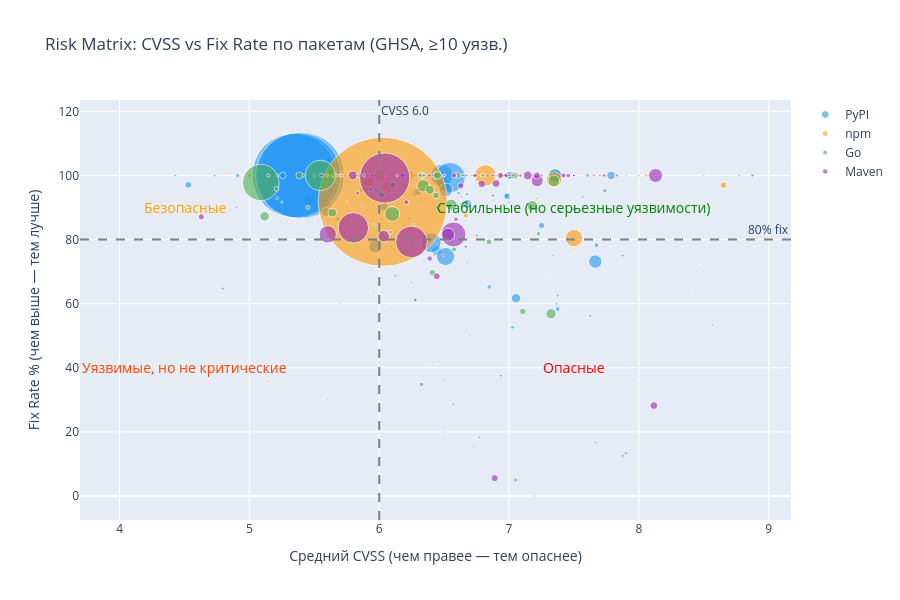

Write notebook code for a chart like this one.
### Markdown cell above
## Risk Matrix

### Code cell
from OSVDataClient import OSVDataClient
import pandas as pd
import plotly.graph_objects as go

db = OSVDataClient()
df = db.get_detailed_report()

# Фильтруем: GHSA + 4 экосистемы
df = df[
    (df['vulnerability_id'].str.startswith('GHSA')) &
    (df['package_ecosystem'].isin(['PyPI', 'npm', 'Go', 'Maven']))
].copy()

# Severity
df['severity'] = df['vulnerability_severity_text'].replace({'MODERATE': 'MEDIUM'})
df = df[df['severity'].isin(['CRITICAL', 'HIGH', 'MEDIUM', 'LOW'])]

# Правильное определение has_fix
def check_fix(ranges):
    if not isinstance(ranges, list):
        return False
    for rng in ranges:
        for evt in rng.get('events', []):
            if 'fixed' in evt:
                return True
    return False

df['has_fix'] = df['affected_ranges'].apply(check_fix)

# Конвертируем severity в числа
severity_map = {'CRITICAL': 9.5, 'HIGH': 7.5, 'MEDIUM': 5.5, 'LOW': 2.5}
df['cvss_num'] = df['severity'].map(severity_map)

# По пакетам: средний CVSS и fix_rate (минимум 10 уязвимостей)
pkg_stats = df.groupby(['package_name', 'package_ecosystem']).agg(
    avg_cvss=('cvss_num', 'mean'),
    fix_rate=('has_fix', 'mean'),
    count=('vulnerability_id', 'nunique')
).reset_index()

pkg_stats = pkg_stats[pkg_stats['count'] >= 10]

# Risk matrix
colors_map = {'PyPI': '#2196F3', 'npm': '#FF9800', 'Go': '#4CAF50', 'Maven': '#9C27B0'}

fig = go.Figure()
for eco in ['PyPI', 'npm', 'Go', 'Maven']:
    subset = pkg_stats[pkg_stats['package_ecosystem'] == eco]
    fig.add_trace(go.Scatter(
        x=subset['avg_cvss'], y=subset['fix_rate'] * 100,
        mode='markers', name=eco,
        marker=dict(color=colors_map[eco], size=subset['count']/5, opacity=0.6),
        text=[f"{n}<br>CVSS: {c:.1f}<br>Fix: {f*100:.0f}%<br>Уязв: {cnt}" 
              for n, c, f, cnt in zip(subset['package_name'], subset['avg_cvss'], subset['fix_rate'], subset['count'])],
        hoverinfo='text'
    ))

# Квадранты — fix_rate=80%, CVSS=6.0
fig.add_hline(y=80, line_dash="dash", line_color="gray", annotation_text="80% fix")
fig.add_vline(x=6.0, line_dash="dash", line_color="gray", annotation_text="CVSS 6.0")

# Зоны
fig.add_annotation(x=7.5, y=90, text="Стабильные (но серьезные уязвимости)", showarrow=False, font=dict(color="green", size=14))
fig.add_annotation(x=7.5, y=40, text="Опасные", showarrow=False, font=dict(color="red", size=14))
fig.add_annotation(x=4.5, y=90, text="Безопасные", showarrow=False, font=dict(color="orange", size=14))
fig.add_annotation(x=4.5, y=40, text="Уязвимые, но не критические", showarrow=False, font=dict(color="orangered", size=14))

fig.update_layout(
    title="Risk Matrix: CVSS vs Fix Rate по пакетам (GHSA, ≥10 уязв.)",
    xaxis_title="Средний CVSS (чем правее — тем опаснее)",
    yaxis_title="Fix Rate % (чем выше — тем лучше)",
    height=600,
    hovermode='closest'
)
fig.show()

### Figure 1 — Plotly figure (JSON) as saved in the notebook; plotly's stock layout.template omitted (floating-point values rounded to 4 significant figures)
{"data": [{"hoverinfo": "text", "marker": {"color": "#2196F3", "opacity": 0.6, "size": [2.6, 4, 6.8, 13.2, 22.2, 13.6, 2.2, 3.2, 3.6, 3.6, 3, 3.6, 2.4, 4, 30.4, 4.4, 2.8, 2.8, 2, 4.4, 3.2, 10.2, 3.2, 2.4, 2.4, 2, 2.4, 3.8, 2.4, 7.8, 2.4, 4.2, 4.8, 2, 4.6, 2, 3.8, 9, 3.6, 4.6, 2, 13.4, 3.4, 3, 8.2, 3.4, 4, 3, 2.4, 3.8, 10.6, 4.4, 2.4, 2.2, 18.2, 6.2, 2, 6.2, 2, 3, 2, 6.4, 4, 13.4, 12.8, 2.2, 20, 8.4, 3.8, 2.8, 9.4, 4.8, 2, 2, 8.6, 3, 13.4, 3.4, 2.8, 2.4, 86.8, 84.6, 85.4, 2.2, 2, 4, 2.8, 3.2, 3.8, 2.8, 9, 8.8, 4, 2.2, 6.6, 2.6, 2.8, 2.8, 3.8, 2.2]}, "mode": "markers", "name": "PyPI", "text": ["agentscope<br>CVSS: 7.2<br>Fix: 0%<br>Уязв: 13", "aim<br>CVSS: 7.0<br>Fix: 5%<br>Уязв: 20", "aiohttp<br>CVSS: 4.5<br>Fix: 97%<br>Уязв: 34", "ansible<br>CVSS: 6.5<br>Fix: 97%<br>Уязв: 66", "apache-airflow<br>CVSS: 6.5<br>Fix: 100%<br>Уязв: 111", "apache-superset<br>CVSS: 6.0<br>Fix: 78%<br>Уязв: 68", "authlib<br>CVSS: 7.0<br>Fix: 100%<br>Уязв: 11", "bentoml<br>CVSS: 7.9<br>Fix: 75%<br>Уязв: 16", "calibreweb<br>CVSS: 6.7<br>Fix: 78%<br>Уязв: 18", "changedetection-io<br>CVSS: 6.6<br>Fix: 94%<br>Уязв: 18", "ckan<br>CVSS: 6.2<br>Fix: 93%<br>Уязв: 15", "cobbler<br>CVSS: 7.4<br>Fix: 89%<br>Уязв: 18", "copyparty<br>CVSS: 5.1<br>Fix: 100%<br>Уязв: 12", "cryptography<br>CVSS: 5.7<br>Fix: 100%<br>Уязв: 20", "django<br>CVSS: 6.5<br>Fix: 99%<br>Уязв: 152", "ethyca-fides<br>CVSS: 4.9<br>Fix: 100%<br>Уязв: 22", "fickling<br>CVSS: 6.7<br>Fix: 100%<br>Уязв: 14", "flask-appbuilder<br>CVSS: 5.6<br>Fix: 100%<br>Уязв: 14", "gitpython<br>CVSS: 7.7<br>Fix: 100%<br>Уязв: 10", "glance<br>CVSS: 5.7<br>Fix: 86%<br>Уязв: 22", "glances<br>CVSS: 7.2<br>Fix: 100%<br>Уязв: 16", "gradio<br>CVSS: 6.4<br>Fix: 76%<br>Уязв: 51", "h2o<br>CVSS: 7.9<br>Fix: 12%<br>Уязв: 16", "horizon<br>CVSS: 5.0<br>Fix: 100%<br>Уязв: 12", "indico<br>CVSS: 6.0<br>Fix: 100%<br>Уязв: 12", "jinja2<br>CVSS: 6.1<br>Fix: 100%<br>Уязв: 10", "jupyter-server<br>CVSS: 6.5<br>Fix: 100%<br>Уязв: 12", "keras<br>CVSS: 7.5<br>Fix: 89%<br>Уязв: 19", "keylime<br>CVSS: 7.3<br>Fix: 100%<br>Уязв: 12", "keystone<br>CVSS: 6.3<br>Fix: 95%<br>Уязв: 39", "label-studio<br>CVSS: 7.0<br>Fix: 92%<br>Уязв: 12", "langchain<br>CVSS: 7.7<br>Fix: 95%<br>Уязв: 21", "langflow<br>CVSS: 7.4<br>Fix: 58%<br>Уязв: 24", "lief<br>CVSS: 5.7<br>Fix: 60%<br>Уязв: 10", "litellm<br>CVSS: 7.7<br>Fix: 78%<br>Уязв: 23", "llama-index-core<br>CVSS: 7.5<br>Fix: 100%<br>Уязв: 10", "lollms<br>CVSS: 7.0<br>Fix: 53%<br>Уязв: 19", "matrix-synapse<br>CVSS: 6.2<br>Fix: 100%<br>Уязв: 45", "mercurial<br>CVSS: 7.8<br>Fix: 100%<br>Уязв: 18", "mindsdb<br>CVSS: 6.8<br>Fix: 65%<br>Уязв: 23", "mistune<br>CVSS: 6.1<br>Fix: 80%<br>Уязв: 10", "mlflow<br>CVSS: 7.7<br>Fix: 73%<br>Уязв: 67", "mobsf<br>CVSS: 6.3<br>Fix: 94%<br>Уязв: 17", "modoboa<br>CVSS: 6.8<br>Fix: 100%<br>Уязв: 15", "moin<br>CVSS: 6.0<br>Fix: 90%<br>Уязв: 41", "nautobot<br>CVSS: 5.7<br>Fix: 100%<br>Уязв: 17", "neutron<br>CVSS: 6.5<br>Fix: 90%<br>Уязв: 20", "nicegui<br>CVSS: 6.2<br>Fix: 100%<br>Уязв: 15", "nltk<br>CVSS: 7.3<br>Fix: 75%<br>Уязв: 12", "notebook<br>CVSS: 6.3<br>Fix: 100%<br>Уязв: 19", "nova<br>CVSS: 5.5<br>Fix: 92%<br>Уязв: 53", "octoprint<br>CVSS: 5.9<br>Fix: 95%<br>Уязв: 22", "onionshare-cli<br>CVSS: 6.3<br>Fix: 92%<br>Уязв: 12", "onnx<br>CVSS: 7.0<br>Fix: 100%<br>Уязв: 11", "open-webui<br>CVSS: 6.5<br>Fix: 75%<br>Уязв: 91", "opencv-contrib-python<br>CVSS: 7.0<br>Fix: 94%<br>Уязв: 31", "opencv-contrib-python-headless<br>CVSS: 6.9<br>Fix: 80%<br>Уязв: 10", "opencv-python<br>CVSS: 7.0<br>Fix: 94%<br>Уязв: 31", "opencv-python-headless<br>CVSS: 6.9<br>Fix: 80%<br>Уязв: 10", "openexr<br>CVSS: 6.2<br>Fix: 87%<br>Уязв: 15", "openssl-encrypt<br>CVSS: 5.9<br>Fix: 100%<br>Уязв: 10", "paddlepaddle<br>CVSS: 7.2<br>Fix: 84%<br>Уязв: 32", "pgadmin4<br>CVSS: 7.4<br>Fix: 100%<br>Уязв: 20", "picklescan<br>CVSS: 6.5<br>Fix: 96%<br>Уязв: 67", "pillow<br>CVSS: 7.4<br>Fix: 100%<br>Уязв: 64", "pip<br>CVSS: 6.0<br>Fix: 91%<br>Уязв: 11", "plone<br>CVSS: 6.4<br>Fix: 79%<br>Уязв: 100", "praisonai<br>CVSS: 7.8<br>Fix: 100%<br>Уязв: 42", "praisonaiagents<br>CVSS: 7.6<br>Fix: 100%<br>Уязв: 19", "pyftpdlib<br>CVSS: 6.2<br>Fix: 100%<br>Уязв: 14", "pyload-ng<br>CVSS: 7.1<br>Fix: 62%<br>Уязв: 47", "pypdf<br>CVSS: 5.1<br>Fix: 100%<br>Уязв: 24", "pyspark<br>CVSS: 7.3<br>Fix: 100%<br>Уязв: 10", "ray<br>CVSS: 8.5<br>Fix: 70%<br>Уязв: 10", "rdiffweb<br>CVSS: 7.0<br>Fix: 100%<br>Уязв: 43", "roundup<br>CVSS: 5.8<br>Fix: 100%<br>Уязв: 15", "salt<br>CVSS: 7.4<br>Fix: 100%<br>Уязв: 67", "scrapy<br>CVSS: 6.7<br>Fix: 94%<br>Уязв: 17", "sentry<br>CVSS: 7.0<br>Fix: 93%<br>Уязв: 14", "swift<br>CVSS: 6.2<br>Fix: 100%<br>Уязв: 12", "tensorflow<br>CVSS: 5.4<br>Fix: 100%<br>Уязв: 434", "tensorflow-cpu<br>CVSS: 5.3<br>Fix: 100%<br>Уязв: 423", "tensorflow-gpu<br>CVSS: 5.4<br>Fix: 100%<br>Уязв: 427", "tornado<br>CVSS: 6.6<br>Fix: 100%<br>Уязв: 11", "trac<br>CVSS: 6.3<br>Fix: 100%<br>Уязв: 10", "transformers<br>CVSS: 5.8<br>Fix: 100%<br>Уязв: 20", "trytond<br>CVSS: 6.5<br>Fix: 93%<br>Уязв: 14", "twisted<br>CVSS: 7.2<br>Fix: 100%<br>Уязв: 16", "urllib3<br>CVSS: 6.7<br>Fix: 100%<br>Уязв: 19", "vantage6<br>CVSS: 5.2<br>Fix: 100%<br>Уязв: 14", "vllm<br>CVSS: 6.7<br>Fix: 91%<br>Уязв: 45", "vyper<br>CVSS: 5.6<br>Fix: 89%<br>Уязв: 44", "wagtail<br>CVSS: 5.6<br>Fix: 100%<br>Уязв: 20", "waitress<br>CVSS: 7.1<br>Fix: 100%<br>Уязв: 11", "weblate<br>CVSS: 5.3<br>Fix: 100%<br>Уязв: 33", "werkzeug<br>CVSS: 5.9<br>Fix: 100%<br>Уязв: 13", "wger<br>CVSS: 6.6<br>Fix: 29%<br>Уязв: 14", "zenml<br>CVSS: 5.2<br>Fix: 93%<br>Уязв: 14", "zope<br>CVSS: 6.3<br>Fix: 79%<br>Уязв: 19", "zope2<br>CVSS: 6.3<br>Fix: 100%<br>Уязв: 11"], "type": "scatter", "x": [7.192, 7.05, 4.529, 6.5, 6.482, 5.971, 6.955, 7.875, 6.667, 6.611, 6.167, 7.389, 5.083, 5.65, 6.546, 4.909, 6.714, 5.643, 7.7, 5.682, 7.25, 6.441, 7.875, 5, 6, 6.1, 6.5, 7.5, 7.333, 6.295, 7, 7.738, 7.375, 5.7, 7.674, 7.5, 7.026, 6.233, 7.833, 6.848, 6.1, 7.664, 6.265, 6.833, 6.037, 5.735, 6.45, 6.167, 7.333, 6.289, 5.462, 5.864, 6.333, 6.955, 6.511, 6.984, 6.9, 6.984, 6.9, 6.233, 5.9, 7.25, 7.4, 6.515, 7.359, 5.955, 6.4, 7.786, 7.605, 6.214, 7.053, 5.125, 7.3, 8.5, 7.012, 5.767, 7.351, 6.676, 7, 6.25, 5.396, 5.346, 5.376, 6.591, 6.3, 5.8, 6.5, 7.25, 6.658, 5.214, 6.678, 5.591, 5.6, 7.136, 5.258, 5.885, 6.571, 5.214, 6.342, 6.318], "y": [0, 5, 97.06, 96.97, 100, 77.94, 100, 75, 77.78, 94.44, 93.33, 88.89, 100, 100, 99.34, 100, 100, 100, 100, 86.36, 100, 76.47, 12.5, 100, 100, 100, 100, 89.47, 100, 94.87, 91.67, 95.24, 58.33, 60, 78.26, 100, 52.63, 100, 100, 65.22, 80, 73.13, 94.12, 100, 90.24, 100, 90, 100, 75, 100, 92.45, 95.45, 91.67, 100, 74.73, 93.55, 80, 93.55, 80, 86.67, 100, 84.38, 100, 95.52, 100, 90.91, 79, 100, 100, 100, 61.7, 100, 100, 70, 100, 100, 100, 94.12, 92.86, 100, 100, 100, 100, 100, 100, 100, 92.86, 100, 100, 100, 91.11, 88.64, 100, 100, 100, 100, 28.57, 92.86, 78.95, 100]}, {"hoverinfo": "text", "marker": {"color": "#FF9800", "opacity": 0.6, "size": [5, 2.4, 2.4, 2.2, 2.8, 2.2, 4.2, 4.4, 2.2, 2.6, 2.8, 2.6, 3.4, 5, 2.4, 2.2, 3.2, 2.4, 11.6, 3.4, 2.2, 9.6, 2.2, 2, 17.4, 3.6, 3, 4.8, 2, 4.2, 6.2, 2.8, 2, 3, 2.8, 2, 3.6, 2.4, 2.2, 15.6, 11, 2, 5, 3, 2.8, 2, 129.2, 21.4, 2, 2.4, 2.4, 2.2, 2, 3.6, 2, 2.6, 2, 2.6, 2.8, 2.8, 2.6, 3, 4, 4.4, 2.4, 2.2, 3.8, 6.6]}, "mode": "markers", "name": "npm", "text": ["@anthropic-ai/claude-code<br>CVSS: 6.9<br>Fix: 100%<br>Уязв: 25", "@directus/api<br>CVSS: 5.9<br>Fix: 100%<br>Уязв: 12", "@evershop/evershop<br>CVSS: 6.4<br>Fix: 75%<br>Уязв: 12", "@lobehub/chat<br>CVSS: 5.9<br>Fix: 82%<br>Уязв: 11", "@nyariv/sandboxjs<br>CVSS: 8.5<br>Fix: 100%<br>Уязв: 14", "@oneuptime/common<br>CVSS: 8.2<br>Fix: 91%<br>Уязв: 11", "@openzeppelin/contracts<br>CVSS: 6.3<br>Fix: 100%<br>Уязв: 21", "@openzeppelin/contracts-upgradeable<br>CVSS: 6.2<br>Fix: 100%<br>Уязв: 22", "@strapi/strapi<br>CVSS: 7.1<br>Fix: 82%<br>Уязв: 11", "@sveltejs/kit<br>CVSS: 5.7<br>Fix: 100%<br>Уязв: 13", "angular<br>CVSS: 5.1<br>Fix: 36%<br>Уязв: 14", "apostrophe<br>CVSS: 6.1<br>Fix: 77%<br>Уязв: 13", "astro<br>CVSS: 5.1<br>Fix: 100%<br>Уязв: 17", "axios<br>CVSS: 6.3<br>Fix: 100%<br>Уязв: 25", "better-auth<br>CVSS: 5.9<br>Fix: 100%<br>Уязв: 12", "bootstrap<br>CVSS: 5.5<br>Fix: 73%<br>Уязв: 11", "ckeditor4<br>CVSS: 6.0<br>Fix: 94%<br>Уязв: 16", "clawdbot<br>CVSS: 6.4<br>Fix: 42%<br>Уязв: 12", "directus<br>CVSS: 6.1<br>Fix: 97%<br>Уязв: 58", "dompurify<br>CVSS: 6.2<br>Fix: 94%<br>Уязв: 17", "electerm<br>CVSS: 8.4<br>Fix: 64%<br>Уязв: 11", "electron<br>CVSS: 5.9<br>Fix: 98%<br>Уязв: 48", "fast-xml-parser<br>CVSS: 6.2<br>Fix: 100%<br>Уязв: 11", "fastify<br>CVSS: 6.2<br>Fix: 100%<br>Уязв: 10", "flowise<br>CVSS: 7.5<br>Fix: 80%<br>Уязв: 87", "flowise-components<br>CVSS: 7.7<br>Fix: 100%<br>Уязв: 18", "fuxa-server<br>CVSS: 8.6<br>Fix: 53%<br>Уязв: 15", "ghost<br>CVSS: 6.7<br>Fix: 88%<br>Уязв: 24", "h3<br>CVSS: 5.8<br>Fix: 100%<br>Уязв: 10", "handlebars<br>CVSS: 7.1<br>Fix: 100%<br>Уязв: 21", "hono<br>CVSS: 5.6<br>Fix: 100%<br>Уязв: 31", "joplin<br>CVSS: 6.4<br>Fix: 93%<br>Уязв: 14", "jquery<br>CVSS: 5.7<br>Fix: 100%<br>Уязв: 10", "jspdf<br>CVSS: 7.2<br>Fix: 100%<br>Уязв: 15", "jsrsasign<br>CVSS: 7.4<br>Fix: 100%<br>Уязв: 14", "lodash<br>CVSS: 6.7<br>Fix: 100%<br>Уязв: 10", "marked<br>CVSS: 5.9<br>Fix: 100%<br>Уязв: 18", "matrix-js-sdk<br>CVSS: 6.5<br>Fix: 100%<br>Уязв: 12", "mermaid<br>CVSS: 6.0<br>Fix: 100%<br>Уязв: 11", "n8n<br>CVSS: 7.3<br>Fix: 99%<br>Уязв: 78", "next<br>CVSS: 6.0<br>Fix: 100%<br>Уязв: 55", "next-auth<br>CVSS: 5.9<br>Fix: 100%<br>Уязв: 10", "nocodb<br>CVSS: 5.7<br>Fix: 100%<br>Уязв: 25", "node-forge<br>CVSS: 6.1<br>Fix: 100%<br>Уязв: 15", "nodebb<br>CVSS: 7.2<br>Fix: 93%<br>Уязв: 14", "open-webui<br>CVSS: 7.3<br>Fix: 70%<br>Уязв: 10", "openclaw<br>CVSS: 6.0<br>Fix: 92%<br>Уязв: 646", "parse-server<br>CVSS: 6.8<br>Fix: 100%<br>Уязв: 107", "payload<br>CVSS: 6.9<br>Fix: 100%<br>Уязв: 10", "pnpm<br>CVSS: 6.3<br>Fix: 100%<br>Уязв: 12", "protobufjs<br>CVSS: 7.0<br>Fix: 100%<br>Уязв: 12", "renovate<br>CVSS: 5.5<br>Fix: 100%<br>Уязв: 11", "sanitize-html<br>CVSS: 6.1<br>Fix: 90%<br>Уязв: 10", "sequelize<br>CVSS: 8.1<br>Fix: 100%<br>Уязв: 18", "shescape<br>CVSS: 5.8<br>Fix: 100%<br>Уязв: 10", "signalk-server<br>CVSS: 6.8<br>Fix: 100%<br>Уязв: 13", "sillytavern<br>CVSS: 7.3<br>Fix: 100%<br>Уязв: 10", "strapi<br>CVSS: 7.5<br>Fix: 77%<br>Уязв: 13", "svelte<br>CVSS: 5.6<br>Fix: 100%<br>Уязв: 14", "swagger-ui<br>CVSS: 6.8<br>Fix: 100%<br>Уязв: 14", "systeminformation<br>CVSS: 7.2<br>Fix: 100%<br>Уязв: 13", "tar<br>CVSS: 7.2<br>Fix: 100%<br>Уязв: 15", "tinymce<br>CVSS: 5.5<br>Fix: 90%<br>Уязв: 20", "undici<br>CVSS: 5.0<br>Fix: 100%<br>Уязв: 22", "uptime-kuma<br>CVSS: 5.6<br>Fix: 83%<br>Уязв: 12", "validator<br>CVSS: 5.9<br>Fix: 100%<br>Уязв: 11", "vite<br>CVSS: 5.7<br>Fix: 100%<br>Уязв: 19", "vm2<br>CVSS: 8.7<br>Fix: 97%<br>Уязв: 33"], "type": "scatter", "x": [6.94, 5.917, 6.417, 5.864, 8.5, 8.227, 6.31, 6.227, 7.136, 5.731, 5.143, 6.115, 5.147, 6.26, 5.917, 5.5, 6, 6.417, 6.069, 6.206, 8.409, 5.917, 6.227, 6.2, 7.5, 7.722, 8.567, 6.667, 5.8, 7.071, 5.597, 6.357, 5.7, 7.233, 7.429, 6.7, 5.889, 6.5, 6.045, 7.346, 6.009, 5.9, 5.66, 6.1, 7.214, 7.3, 6.028, 6.818, 6.9, 6.333, 7, 5.5, 6.1, 8.056, 5.8, 6.808, 7.3, 7.5, 5.643, 6.786, 7.192, 7.233, 5.45, 5, 5.583, 5.864, 5.711, 8.652], "y": [100, 100, 75, 81.82, 100, 90.91, 100, 100, 81.82, 100, 35.71, 76.92, 100, 100, 100, 72.73, 93.75, 41.67, 96.55, 94.12, 63.64, 97.92, 100, 100, 80.46, 100, 53.33, 87.5, 100, 100, 100, 92.86, 100, 100, 100, 100, 100, 100, 100, 98.72, 100, 100, 100, 100, 92.86, 70, 91.8, 100, 100, 100, 100, 100, 90, 100, 100, 100, 100, 76.92, 100, 100, 100, 100, 90, 100, 83.33, 100, 100, 96.97]}, {"hoverinfo": "text", "marker": {"color": "#4CAF50", "opacity": 0.6, "size": [6.6, 6.6, 2.6, 3.2, 3.4, 2.6, 2, 6.8, 6.6, 7.2, 3, 2.8, 2, 2.4, 2.8, 2.4, 2, 7, 2.2, 2.4, 3.4, 2.4, 3.2, 2.8, 2.6, 6.6, 2.2, 2.8, 2.2, 5.2, 2, 5.8, 4.8, 2, 3.8, 2.2, 4.6, 3.2, 12.4, 2.2, 2, 6.4, 2, 6.4, 11, 4.6, 4.4, 2.8, 2.4, 2, 2, 2.8, 30.4, 3.4, 9.4, 36.4, 3, 2.6, 2.6, 5.8, 2.2, 3.2, 4.4, 3.4, 4.6, 2.2, 2.2, 2.4, 11.6, 10.2, 4.6, 9, 7.8, 2.2, 15, 7, 3, 2.4, 10.6, 2.6, 4, 4.8, 2.2, 3.4, 8.6, 3.2]}, "mode": "markers", "name": "Go", "text": ["code.gitea.io/gitea<br>CVSS: 6.1<br>Fix: 97%<br>Уязв: 33", "code.vikunja.io/api<br>CVSS: 6.4<br>Fix: 70%<br>Уязв: 33", "d7y.io/dragonfly/v2<br>CVSS: 6.2<br>Fix: 100%<br>Уязв: 13", "github.com/0xJacky/Nginx-UI<br>CVSS: 7.6<br>Fix: 56%<br>Уязв: 16", "github.com/1Panel-dev/1Panel<br>CVSS: 6.1<br>Fix: 82%<br>Уязв: 17", "github.com/OliveTin/OliveTin<br>CVSS: 6.9<br>Fix: 92%<br>Уязв: 13", "github.com/Tencent/WeKnora<br>CVSS: 7.5<br>Fix: 100%<br>Уязв: 10", "github.com/answerdev/answer<br>CVSS: 6.3<br>Fix: 100%<br>Уязв: 34", "github.com/argoproj/argo-cd<br>CVSS: 7.1<br>Fix: 58%<br>Уязв: 33", "github.com/argoproj/argo-cd/v2<br>CVSS: 7.0<br>Fix: 100%<br>Уязв: 36", "github.com/argoproj/argo-workflows/v3<br>CVSS: 6.6<br>Fix: 93%<br>Уязв: 15", "github.com/authzed/spicedb<br>CVSS: 4.4<br>Fix: 100%<br>Уязв: 14", "github.com/beego/beego/v2<br>CVSS: 7.7<br>Fix: 100%<br>Уязв: 10", "github.com/bishopfox/sliver<br>CVSS: 6.2<br>Fix: 67%<br>Уязв: 12", "github.com/canonical/lxd<br>CVSS: 6.3<br>Fix: 79%<br>Уязв: 14", "github.com/casdoor/casdoor<br>CVSS: 6.0<br>Fix: 42%<br>Уязв: 12", "github.com/charmbracelet/soft-serve<br>CVSS: 7.3<br>Fix: 100%<br>Уязв: 10", "github.com/cilium/cilium<br>CVSS: 5.4<br>Fix: 100%<br>Уязв: 35", "github.com/cloudflare/cfrpki<br>CVSS: 6.1<br>Fix: 100%<br>Уязв: 11", "github.com/cometbft/cometbft<br>CVSS: 5.8<br>Fix: 92%<br>Уязв: 12", "github.com/containerd/containerd<br>CVSS: 5.5<br>Fix: 100%<br>Уязв: 17", "github.com/containers/podman/v4<br>CVSS: 6.1<br>Fix: 58%<br>Уязв: 12", "github.com/coredns/coredns<br>CVSS: 6.8<br>Fix: 81%<br>Уязв: 16", "github.com/cosmos/cosmos-sdk<br>CVSS: 5.6<br>Fix: 86%<br>Уязв: 14", "github.com/cri-o/cri-o<br>CVSS: 6.3<br>Fix: 85%<br>Уязв: 13", "github.com/docker/docker<br>CVSS: 6.0<br>Fix: 94%<br>Уязв: 33", "github.com/dragonflyoss/dragonfly<br>CVSS: 5.8<br>Fix: 100%<br>Уязв: 11", "github.com/ellanetworks/core<br>CVSS: 5.6<br>Fix: 100%<br>Уязв: 14", "github.com/envoyproxy/envoy<br>CVSS: 6.0<br>Fix: 64%<br>Уязв: 11", "github.com/ethereum/go-ethereum<br>CVSS: 6.6<br>Fix: 77%<br>Уязв: 26", "github.com/filebrowser/filebrowser<br>CVSS: 6.2<br>Fix: 0%<br>Уязв: 10", "github.com/filebrowser/filebrowser/v2<br>CVSS: 6.8<br>Fix: 79%<br>Уязв: 29", "github.com/fleetdm/fleet/v4<br>CVSS: 6.3<br>Fix: 100%<br>Уязв: 24", "github.com/forceu/gokapi<br>CVSS: 5.7<br>Fix: 100%<br>Уязв: 10", "github.com/go-gitea/gitea<br>CVSS: 6.3<br>Fix: 100%<br>Уязв: 19", "github.com/gofiber/fiber/v2<br>CVSS: 7.5<br>Fix: 100%<br>Уязв: 11", "github.com/goharbor/harbor<br>CVSS: 5.9<br>Fix: 96%<br>Уязв: 23", "github.com/gotenberg/gotenberg/v8<br>CVSS: 7.4<br>Fix: 62%<br>Уязв: 16", "github.com/grafana/grafana<br>CVSS: 6.3<br>Fix: 97%<br>Уязв: 62", "github.com/gravitl/netmaker<br>CVSS: 7.5<br>Fix: 100%<br>Уязв: 11", "github.com/greenpau/caddy-security<br>CVSS: 5.5<br>Fix: 0%<br>Уязв: 10", "github.com/hashicorp/consul<br>CVSS: 6.4<br>Fix: 100%<br>Уязв: 32", "github.com/hashicorp/go-getter<br>CVSS: 7.5<br>Fix: 100%<br>Уязв: 10", "github.com/hashicorp/nomad<br>CVSS: 6.4<br>Fix: 94%<br>Уязв: 32", "github.com/hashicorp/vault<br>CVSS: 6.6<br>Fix: 91%<br>Уязв: 55", "github.com/juju/juju<br>CVSS: 6.7<br>Fix: 91%<br>Уязв: 23", "github.com/kyverno/kyverno<br>CVSS: 7.2<br>Fix: 82%<br>Уязв: 22", "github.com/lf-edge/eve<br>CVSS: 6.6<br>Fix: 100%<br>Уязв: 14", "github.com/lin-snow/ech0<br>CVSS: 6.2<br>Fix: 100%<br>Уязв: 12", "github.com/lxc/incus/v6/cmd/incusd<br>CVSS: 6.0<br>Fix: 50%<br>Уязв: 10", "github.com/mattermost/mattermost<br>CVSS: 4.5<br>Fix: 90%<br>Уязв: 10", "github.com/mattermost/mattermost-plugin-confluence<br>CVSS: 5.6<br>Fix: 100%<br>Уязв: 14", "github.com/mattermost/mattermost-server<br>CVSS: 5.5<br>Fix: 100%<br>Уязв: 152", "github.com/mattermost/mattermost-server/v5<br>CVSS: 4.8<br>Fix: 65%<br>Уязв: 17", "github.com/mattermost/mattermost-server/v6<br>CVSS: 5.1<br>Fix: 87%<br>Уязв: 47", "github.com/mattermost/mattermost/server/v8<br>CVSS: 5.1<br>Fix: 98%<br>Уязв: 182", "github.com/minio/minio<br>CVSS: 7.4<br>Fix: 60%<br>Уязв: 15", "github.com/moby/moby<br>CVSS: 6.0<br>Fix: 85%<br>Уязв: 13", "github.com/nats-io/nats-server<br>CVSS: 6.7<br>Fix: 15%<br>Уязв: 13", "github.com/nats-io/nats-server/v2<br>CVSS: 6.6<br>Fix: 100%<br>Уязв: 29", "github.com/navidrome/navidrome<br>CVSS: 7.0<br>Fix: 91%<br>Уязв: 11", "github.com/ollama/ollama<br>CVSS: 6.9<br>Fix: 38%<br>Уязв: 16", "github.com/openbao/openbao<br>CVSS: 5.9<br>Fix: 100%<br>Уязв: 22", "github.com/opencontainers/runc<br>CVSS: 6.2<br>Fix: 100%<br>Уязв: 17", "github.com/openfga/openfga<br>CVSS: 5.8<br>Fix: 100%<br>Уязв: 23", "github.com/patrickhener/goshs<br>CVSS: 8.0<br>Fix: 36%<br>Уязв: 11", "github.com/pomerium/pomerium<br>CVSS: 6.6<br>Fix: 100%<br>Уязв: 11", "github.com/pterodactyl/wings<br>CVSS: 7.5<br>Fix: 100%<br>Уязв: 12", "github.com/rancher/rancher<br>CVSS: 7.3<br>Fix: 98%<br>Уязв: 58", "github.com/siyuan-note/siyuan/kernel<br>CVSS: 7.3<br>Fix: 57%<br>Уязв: 51", "github.com/traefik/traefik<br>CVSS: 6.3<br>Fix: 35%<br>Уязв: 23", "github.com/traefik/traefik/v2<br>CVSS: 6.4<br>Fix: 96%<br>Уязв: 45", "github.com/traefik/traefik/v3<br>CVSS: 6.4<br>Fix: 100%<br>Уязв: 39", "github.com/treeverse/lakefs<br>CVSS: 6.0<br>Fix: 100%<br>Уязв: 11", "github.com/usememos/memos<br>CVSS: 6.1<br>Fix: 88%<br>Уязв: 75", "github.com/zitadel/zitadel<br>CVSS: 7.0<br>Fix: 100%<br>Уязв: 35", "github.com/zitadel/zitadel/v2<br>CVSS: 7.6<br>Fix: 93%<br>Уязв: 15", "go.etcd.io/etcd/v3<br>CVSS: 5.2<br>Fix: 92%<br>Уязв: 12", "gogs.io/gogs<br>CVSS: 7.2<br>Fix: 91%<br>Уязв: 53", "golang.org/x/crypto<br>CVSS: 6.9<br>Fix: 100%<br>Уязв: 13", "golang.org/x/net<br>CVSS: 6.8<br>Fix: 100%<br>Уязв: 20", "helm.sh/helm/v3<br>CVSS: 5.2<br>Fix: 96%<br>Уязв: 24", "istio.io/istio<br>CVSS: 6.6<br>Fix: 100%<br>Уязв: 11", "k8s.io/ingress-nginx<br>CVSS: 6.7<br>Fix: 100%<br>Уязв: 17", "k8s.io/kubernetes<br>CVSS: 5.6<br>Fix: 88%<br>Уязв: 43", "kubevirt.io/kubevirt<br>CVSS: 6.1<br>Fix: 69%<br>Уязв: 16"], "type": "scatter", "x": [6.106, 6.409, 6.192, 7.625, 6.088, 6.885, 7.5, 6.324, 7.106, 7, 6.633, 4.429, 7.7, 6.25, 6.286, 6, 7.3, 5.386, 6.136, 5.75, 5.5, 6.083, 6.75, 5.571, 6.269, 6.015, 5.773, 5.643, 5.955, 6.577, 6.2, 6.845, 6.333, 5.7, 6.342, 7.5, 5.935, 7.375, 6.339, 7.5, 5.5, 6.438, 7.5, 6.438, 6.555, 6.674, 7.227, 6.643, 6.167, 6, 4.5, 5.643, 5.546, 4.794, 5.117, 5.088, 7.367, 5.962, 6.731, 6.603, 6.955, 6.938, 5.909, 6.206, 5.848, 7.955, 6.591, 7.5, 7.345, 7.324, 6.326, 6.389, 6.449, 6.045, 6.1, 7.043, 7.567, 5.25, 7.179, 6.885, 6.8, 5.208, 6.591, 6.735, 5.64, 6.125], "y": [96.97, 69.7, 100, 56.25, 82.35, 92.31, 100, 100, 57.58, 100, 93.33, 100, 100, 66.67, 78.57, 41.67, 100, 100, 100, 91.67, 100, 58.33, 81.25, 85.71, 84.62, 93.94, 100, 100, 63.64, 76.92, 0, 79.31, 100, 100, 100, 100, 95.65, 62.5, 96.77, 100, 0, 100, 100, 93.75, 90.91, 91.3, 81.82, 100, 100, 50, 90, 100, 100, 64.71, 87.23, 97.8, 60, 84.62, 15.38, 100, 90.91, 37.5, 100, 100, 100, 36.36, 100, 100, 98.28, 56.86, 34.78, 95.56, 100, 100, 88, 100, 93.33, 91.67, 90.57, 100, 100, 95.83, 100, 100, 88.37, 68.75]}, {"hoverinfo": "text", "marker": {"color": "#9C27B0", "opacity": 0.6, "size": [3, 14, 7.2, 3.6, 25, 31.8, 2, 7.6, 2.6, 3.6, 2.2, 2, 3, 8, 7.8, 3.8, 2.2, 2.2, 2.4, 2.2, 2.4, 2.4, 3.4, 3.2, 3.4, 2.4, 2.6, 2, 3.4, 2, 2.2, 3.6, 2.2, 2.6, 2, 2.2, 4.2, 5, 3.2, 2, 6, 2, 2.4, 3.2, 12, 2.6, 13, 30.6, 7, 4.4, 2, 5, 3.2, 4.8, 2.4, 4.2, 2, 5.2, 8.8, 2.8, 2.4, 2.2, 2, 2.4, 50.2, 2.6, 2, 2.2, 2.6, 7, 11.6, 5.4, 3, 17.4, 2.2, 6.2, 2.8, 2.8, 6.2, 3.6, 2.4, 2, 3.6, 2, 2.2, 9, 2, 3, 4.6, 2.2]}, "mode": "markers", "name": "Maven", "text": ["ai.h2o:h2o-core<br>CVSS: 7.9<br>Fix: 13%<br>Уязв: 15", "com.fasterxml.jackson.core:jackson-databind<br>CVSS: 8.1<br>Fix: 100%<br>Уязв: 70", "com.jfinal:jfinal<br>CVSS: 6.9<br>Fix: 6%<br>Уязв: 36", "com.liferay.portal:com.liferay.portal.impl<br>CVSS: 5.8<br>Fix: 94%<br>Уязв: 18", "com.liferay.portal:release.dxp.bom<br>CVSS: 6.6<br>Fix: 82%<br>Уязв: 125", "com.liferay.portal:release.portal.bom<br>CVSS: 6.2<br>Fix: 79%<br>Уязв: 159", "com.sonyericsson.jenkins.plugins.bfa:build-failure-analyzer<br>CVSS: 5.8<br>Fix: 100%<br>Уязв: 10", "com.thoughtworks.xstream:xstream<br>CVSS: 6.8<br>Fix: 97%<br>Уязв: 38", "com.vaadin:flow-server<br>CVSS: 4.7<br>Fix: 100%<br>Уязв: 13", "com.vaadin:vaadin-bom<br>CVSS: 5.6<br>Fix: 100%<br>Уязв: 18", "com.xuxueli:xxl-job<br>CVSS: 6.8<br>Fix: 18%<br>Уязв: 11", "io.netty:netty<br>CVSS: 6.5<br>Fix: 20%<br>Уязв: 10", "io.netty:netty-codec-http<br>CVSS: 6.0<br>Fix: 100%<br>Уязв: 15", "io.undertow:undertow-core<br>CVSS: 6.9<br>Fix: 98%<br>Уязв: 40", "net.mingsoft:ms-mcms<br>CVSS: 8.1<br>Fix: 28%<br>Уязв: 39", "org.apache.activemq:activemq-client<br>CVSS: 7.0<br>Fix: 100%<br>Уязв: 19", "org.apache.archiva:archiva<br>CVSS: 6.0<br>Fix: 82%<br>Уязв: 11", "org.apache.camel:camel-core<br>CVSS: 6.7<br>Fix: 100%<br>Уязв: 11", "org.apache.cassandra:cassandra-all<br>CVSS: 6.8<br>Fix: 100%<br>Уязв: 12", "org.apache.commons:commons-compress<br>CVSS: 6.4<br>Fix: 100%<br>Уязв: 11", "org.apache.cxf:cxf<br>CVSS: 7.0<br>Fix: 100%<br>Уязв: 12", "org.apache.cxf:cxf-core<br>CVSS: 6.5<br>Fix: 100%<br>Уязв: 12", "org.apache.dolphinscheduler:dolphinscheduler<br>CVSS: 7.1<br>Fix: 100%<br>Уязв: 17", "org.apache.dubbo:dubbo<br>CVSS: 8.9<br>Fix: 100%<br>Уязв: 16", "org.apache.geode:geode-core<br>CVSS: 7.0<br>Fix: 100%<br>Уязв: 17", "org.apache.hadoop:hadoop-common<br>CVSS: 6.7<br>Fix: 100%<br>Уязв: 12", "org.apache.hadoop:hadoop-main<br>CVSS: 7.2<br>Fix: 100%<br>Уязв: 13", "org.apache.hive:hive-exec<br>CVSS: 5.6<br>Fix: 100%<br>Уязв: 10", "org.apache.inlong:manager-pojo<br>CVSS: 7.7<br>Fix: 100%<br>Уязв: 17", "org.apache.inlong:manager-service<br>CVSS: 7.9<br>Fix: 100%<br>Уязв: 10", "org.apache.james:james-server<br>CVSS: 7.0<br>Fix: 91%<br>Уязв: 11", "org.apache.jspwiki:jspwiki-main<br>CVSS: 5.9<br>Fix: 100%<br>Уязв: 18", "org.apache.jspwiki:jspwiki-war<br>CVSS: 5.7<br>Fix: 100%<br>Уязв: 11", "org.apache.kylin:kylin<br>CVSS: 6.3<br>Fix: 100%<br>Уязв: 13", "org.apache.linkis:linkis<br>CVSS: 7.7<br>Fix: 100%<br>Уязв: 10", "org.apache.logging.log4j:log4j-core<br>CVSS: 6.7<br>Fix: 73%<br>Уязв: 11", "org.apache.nifi:nifi<br>CVSS: 6.7<br>Fix: 100%<br>Уязв: 21", "org.apache.openmeetings:openmeetings-parent<br>CVSS: 7.4<br>Fix: 100%<br>Уязв: 25", "org.apache.ranger:ranger<br>CVSS: 6.9<br>Fix: 100%<br>Уязв: 16", "org.apache.shiro:shiro-core<br>CVSS: 8.0<br>Fix: 100%<br>Уязв: 10", "org.apache.solr:solr-core<br>CVSS: 6.9<br>Fix: 100%<br>Уязв: 30", "org.apache.spark:spark-core_2.11<br>CVSS: 6.7<br>Fix: 50%<br>Уязв: 10", "org.apache.streampark:streampark<br>CVSS: 7.0<br>Fix: 92%<br>Уязв: 12", "org.apache.struts.xwork:xwork-core<br>CVSS: 6.9<br>Fix: 94%<br>Уязв: 16", "org.apache.struts:struts2-core<br>CVSS: 7.2<br>Fix: 98%<br>Уязв: 60", "org.apache.tika:tika-core<br>CVSS: 7.0<br>Fix: 100%<br>Уязв: 13", "org.apache.tomcat.embed:tomcat-embed-core<br>CVSS: 6.5<br>Fix: 82%<br>Уязв: 65", "org.apache.tomcat:tomcat<br>CVSS: 5.8<br>Fix: 84%<br>Уязв: 153", "org.apache.tomcat:tomcat-catalina<br>CVSS: 6.4<br>Fix: 69%<br>Уязв: 35", "org.apache.tomcat:tomcat-coyote<br>CVSS: 6.6<br>Fix: 86%<br>Уязв: 22", "org.bouncycastle:bc-fips<br>CVSS: 4.9<br>Fix: 90%<br>Уязв: 10", "org.bouncycastle:bcprov-jdk14<br>CVSS: 6.2<br>Fix: 100%<br>Уязв: 25", "org.bouncycastle:bcprov-jdk15<br>CVSS: 6.3<br>Fix: 100%<br>Уязв: 16", "org.bouncycastle:bcprov-jdk15on<br>CVSS: 6.2<br>Fix: 92%<br>Уязв: 24", "org.bouncycastle:bcprov-jdk15to18<br>CVSS: 5.8<br>Fix: 100%<br>Уязв: 12", "org.cloudfoundry.identity:cloudfoundry-identity-server<br>CVSS: 7.0<br>Fix: 100%<br>Уязв: 21", "org.craftercms:crafter-studio<br>CVSS: 7.5<br>Fix: 90%<br>Уязв: 10", "org.eclipse.jetty:jetty-server<br>CVSS: 6.6<br>Fix: 100%<br>Уязв: 26", "org.elasticsearch:elasticsearch<br>CVSS: 5.8<br>Fix: 100%<br>Уязв: 44", "org.geoserver.web:gs-web-app<br>CVSS: 6.6<br>Fix: 100%<br>Уязв: 14", "org.graylog2:graylog2-server<br>CVSS: 5.4<br>Fix: 100%<br>Уязв: 12", "org.igniterealtime.openfire:parent<br>CVSS: 6.0<br>Fix: 100%<br>Уязв: 11", "org.jboss.netty:netty<br>CVSS: 6.7<br>Fix: 10%<br>Уязв: 10", "org.jeecgframework.boot:jeecg-boot-parent<br>CVSS: 7.7<br>Fix: 17%<br>Уязв: 12", "org.jenkins-ci.main:jenkins-core<br>CVSS: 6.0<br>Fix: 99%<br>Уязв: 251", "org.jenkins-ci.plugins.workflow:workflow-cps<br>CVSS: 7.7<br>Fix: 100%<br>Уязв: 13", "org.jenkins-ci.plugins.workflow:workflow-cps-global-lib<br>CVSS: 6.9<br>Fix: 100%<br>Уязв: 10", "org.jenkins-ci.plugins:email-ext<br>CVSS: 6.1<br>Fix: 100%<br>Уязв: 11", "org.jenkins-ci.plugins:git<br>CVSS: 5.9<br>Fix: 100%<br>Уязв: 13", "org.jenkins-ci.plugins:script-security<br>CVSS: 7.2<br>Fix: 100%<br>Уязв: 35", "org.keycloak:keycloak-core<br>CVSS: 6.0<br>Fix: 81%<br>Уязв: 58", "org.keycloak:keycloak-parent<br>CVSS: 6.4<br>Fix: 74%<br>Уязв: 27", "org.keycloak:keycloak-quarkus-server<br>CVSS: 4.8<br>Fix: 80%<br>Уязв: 15", "org.keycloak:keycloak-services<br>CVSS: 5.6<br>Fix: 82%<br>Уязв: 87", "org.mortbay.jetty:jetty<br>CVSS: 5.9<br>Fix: 91%<br>Уязв: 11", "org.opencms:opencms-core<br>CVSS: 4.6<br>Fix: 87%<br>Уязв: 31", "org.opensearch.plugin:opensearch-security<br>CVSS: 5.1<br>Fix: 100%<br>Уязв: 14", "org.postgresql:postgresql<br>CVSS: 7.0<br>Fix: 100%<br>Уязв: 14", "org.springframework.security:spring-security-core<br>CVSS: 6.6<br>Fix: 97%<br>Уязв: 31", "org.springframework:spring-core<br>CVSS: 6.4<br>Fix: 100%<br>Уязв: 18", "org.springframework:spring-web<br>CVSS: 6.5<br>Fix: 75%<br>Уязв: 12", "org.springframework:spring-webflux<br>CVSS: 5.6<br>Fix: 30%<br>Уязв: 10", "org.springframework:spring-webmvc<br>CVSS: 6.3<br>Fix: 61%<br>Уязв: 18", "org.webjars.npm:jquery<br>CVSS: 5.7<br>Fix: 100%<br>Уязв: 10", "org.xwiki.platform:xwiki-platform-administration-ui<br>CVSS: 8.8<br>Fix: 100%<br>Уязв: 11", "org.xwiki.platform:xwiki-platform-oldcore<br>CVSS: 7.1<br>Fix: 100%<br>Уязв: 45", "org.xwiki.platform:xwiki-platform-rest-server<br>CVSS: 7.5<br>Fix: 100%<br>Уязв: 10", "org.xwiki.platform:xwiki-platform-web<br>CVSS: 7.5<br>Fix: 100%<br>Уязв: 15", "org.xwiki.platform:xwiki-platform-web-templates<br>CVSS: 7.5<br>Fix: 100%<br>Уязв: 23", "struts:struts<br>CVSS: 6.5<br>Fix: 36%<br>Уязв: 11"], "type": "scatter", "x": [7.9, 8.129, 6.889, 5.833, 6.572, 6.248, 5.8, 6.789, 4.731, 5.556, 6.773, 6.5, 5.967, 6.9, 8.115, 6.974, 6.045, 6.682, 6.75, 6.409, 7, 6.5, 7.088, 8.875, 7.029, 6.667, 7.192, 5.6, 7.735, 7.9, 6.955, 5.944, 5.682, 6.346, 7.7, 6.682, 6.738, 7.42, 6.875, 8, 6.933, 6.7, 7, 6.875, 7.217, 7.038, 6.531, 5.801, 6.443, 6.591, 4.9, 6.18, 6.312, 6.208, 5.833, 6.976, 7.5, 6.577, 5.795, 6.643, 5.417, 6.045, 6.7, 7.667, 6.042, 7.654, 6.9, 6.136, 5.885, 7.214, 6.034, 6.389, 4.833, 5.603, 5.864, 4.629, 5.143, 7, 6.629, 6.389, 6.5, 5.6, 6.278, 5.7, 8.773, 7.144, 7.5, 7.5, 7.457, 6.5], "y": [13.33, 100, 5.556, 94.44, 81.6, 79.25, 100, 97.37, 100, 100, 18.18, 20, 100, 97.5, 28.21, 100, 81.82, 100, 100, 100, 100, 100, 100, 100, 100, 100, 100, 100, 100, 100, 90.91, 100, 100, 100, 100, 72.73, 100, 100, 100, 100, 100, 50, 91.67, 93.75, 98.33, 100, 81.54, 83.66, 68.57, 86.36, 90, 100, 100, 91.67, 100, 100, 90, 100, 100, 100, 100, 100, 10, 16.67, 99.2, 100, 100, 100, 100, 100, 81.03, 74.07, 80, 81.61, 90.91, 87.1, 100, 100, 96.77, 100, 75, 30, 61.11, 100, 100, 100, 100, 100, 100, 36.36]}], "layout": {"annotations": [{"showarrow": false, "text": "80% fix", "x": 1, "xanchor": "right", "xref": "x domain", "y": 80, "yanchor": "bottom", "yref": "y"}, {"showarrow": false, "text": "CVSS 6.0", "x": 6, "xanchor": "left", "xref": "x", "y": 1, "yanchor": "top", "yref": "y domain"}, {"font": {"color": "green", "size": 14}, "showarrow": false, "text": "Стабильные (но серьезные уязвимости)", "x": 7.5, "y": 90}, {"font": {"color": "red", "size": 14}, "showarrow": false, "text": "Опасные", "x": 7.5, "y": 40}, {"font": {"color": "orange", "size": 14}, "showarrow": false, "text": "Безопасные", "x": 4.5, "y": 90}, {"font": {"color": "orangered", "size": 14}, "showarrow": false, "text": "Уязвимые, но не критические", "x": 4.5, "y": 40}], "height": 600, "hovermode": "closest", "shapes": [{"line": {"color": "gray", "dash": "dash"}, "type": "line", "x0": 0, "x1": 1, "xref": "x domain", "y0": 80, "y1": 80, "yref": "y"}, {"line": {"color": "gray", "dash": "dash"}, "type": "line", "x0": 6, "x1": 6, "xref": "x", "y0": 0, "y1": 1, "yref": "y domain"}], "title": {"text": "Risk Matrix: CVSS vs Fix Rate по пакетам (GHSA, ≥10 уязв.)"}, "xaxis": {"title": {"text": "Средний CVSS (чем правее — тем опаснее)"}}, "yaxis": {"title": {"text": "Fix Rate % (чем выше — тем лучше)"}}}}
